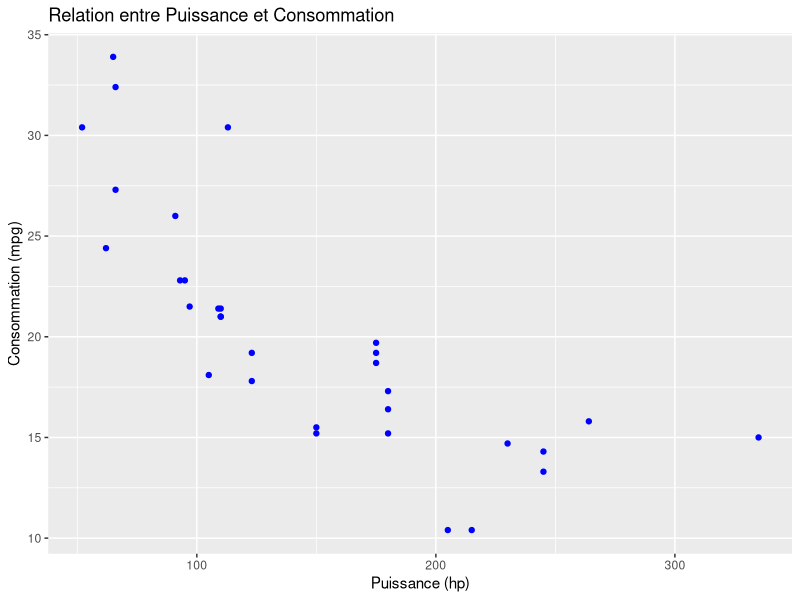
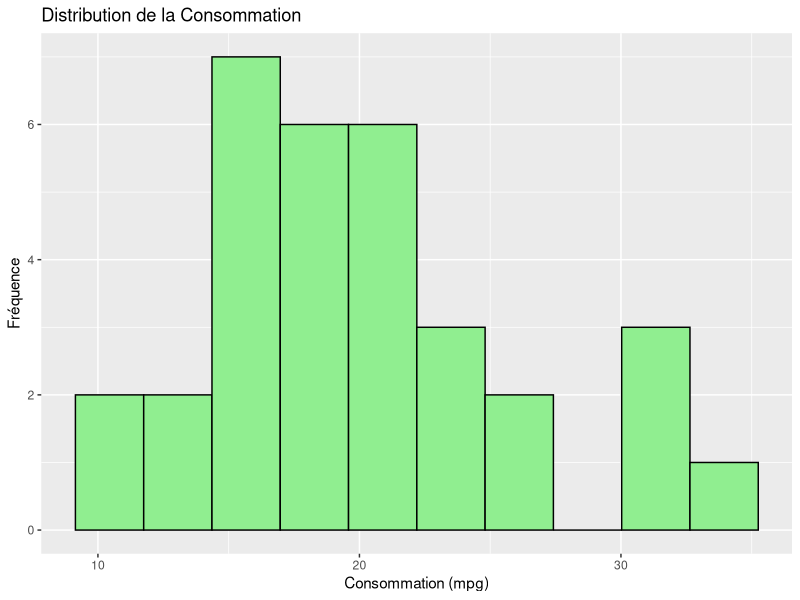
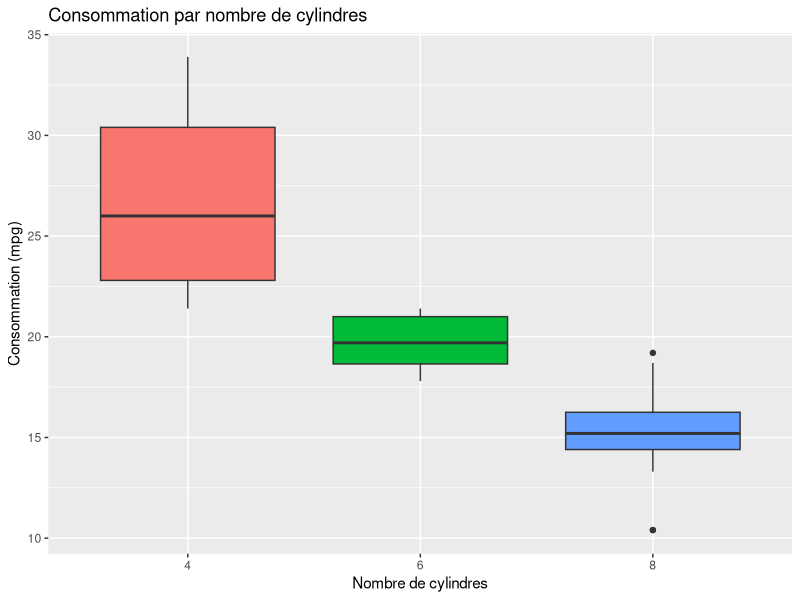

Source code (R) for these figures, in order:
## ---- chunk 1
# Configuration des chunks : détermine si le code R doit être affiché dans le document final
knitr::opts_chunk$set(echo = TRUE)
# Charger les packages nécessaires
library(tidyverse) # Pour la manipulation des données et les graphiques
## ---- chunk 2
# Charger les données
data("mtcars")

# Aperçu des premières lignes
head(mtcars)
## ---- chunk 3
# Structure des données
str(mtcars)

# Résumé statistique
summary(mtcars)
## ---- chunk 4
# Filtrer les voitures avec plus de 6 cylindres et sélectionner des colonnes
filtered_data <- mtcars %>%
  filter(cyl > 6) %>%
  select(mpg, hp)

# Afficher le résultat
filtered_data
## ---- chunk 5
# Ajouter la colonne lp100km
mtcars <- mtcars %>%
  mutate(lp100km = 235.21 / mpg)

# Afficher les premières lignes
head(mtcars)
## ---- chunk 6
# Moyenne de mpg et hp par nombre de cylindres
summary_by_cyl <- mtcars %>%
  group_by(cyl) %>%
  summarise(mean_mpg = mean(mpg), mean_hp = mean(hp))

# Afficher le tableau récapitulatif
summary_by_cyl
## ---- chunk 7
# Diagramme de dispersion
ggplot(mtcars, aes(x = hp, y = mpg)) +
  geom_point(color = "blue") +
  labs(title = "Relation entre Puissance et Consommation",
       x = "Puissance (hp)",
       y = "Consommation (mpg)")
## ---- chunk 8
# Histogramme de mpg
ggplot(mtcars, aes(x = mpg)) +
  geom_histogram(bins = 10, fill = "lightgreen", color = "black") +
  labs(title = "Distribution de la Consommation",
       x = "Consommation (mpg)",
       y = "Fréquence")
## ---- chunk 9
# Boxplot de mpg par cyl
ggplot(mtcars, aes(x = factor(cyl), y = mpg, fill = factor(cyl))) +
  geom_boxplot() +
  labs(title = "Consommation par nombre de cylindres",
       x = "Nombre de cylindres",
       y = "Consommation (mpg)") +
  theme(legend.position = "none")
